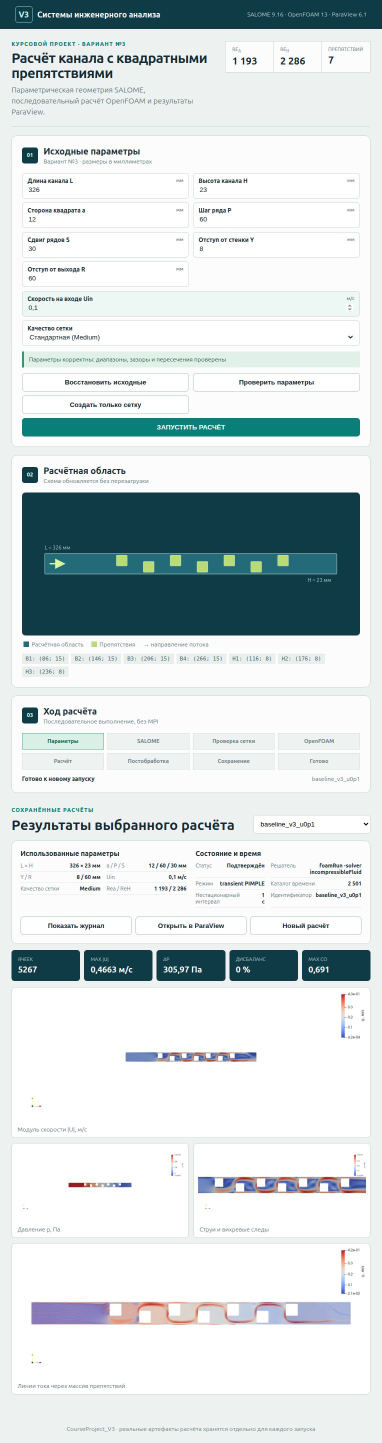
#> input picture CourseProject_V3/screenshots/app_default_acceptance.jpg, 764 x 2886 px (shown at 1/2 size)
$ python prepare_report_images.py
#> lines starting #> are read from the running program, lines starting #| are printed output that depends on the picture
#!/usr/bin/env python3
from pathlib import Path

from PIL import Image, ImageDraw, ImageFont


ROOT = Path(__file__).resolve().parents[1]
SRC = ROOT / "screenshots"


def open_rgb(name):
#> called with name = 'app_default_acceptance.jpg'
    return Image.open(SRC / name).convert("RGB")
#> returned value is the input picture: PIL image 764x2886 RGB; mean R, G, B 211, 219.7, 220.9


def save_crop(source, target, bottom):
    image = open_rgb(source)
    crop = image.crop((0, 0, image.width, min(bottom, image.height)))
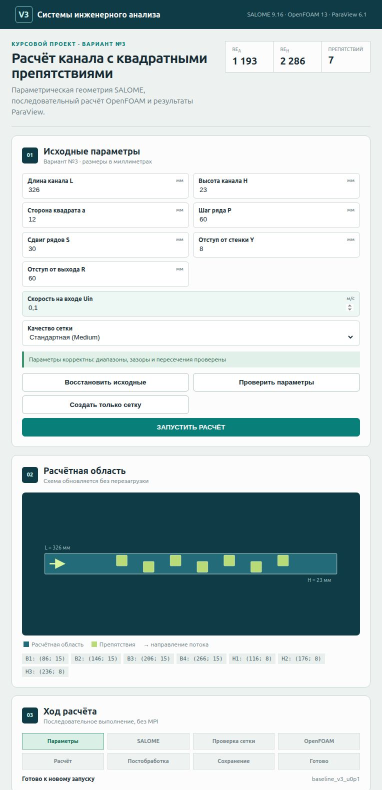
#> crop: PIL image 764x1580 RGB (shown at 1/2 size); mean R, G, B 192.3, 206.2, 207.4
    crop.save(SRC / target, "PNG", optimize=True)


def compact_paraview(source, target, plot_box, scale_box, canvas_size, plot_target, scale_target):
    """Recompose existing plot and scalar bar without altering their contents."""
    image = open_rgb(source)
    plot = image.crop(plot_box)
    scale = image.crop(scale_box)
    plot.thumbnail((plot_target[2], plot_target[3]), Image.Resampling.LANCZOS)
    scale.thumbnail((scale_target[2], scale_target[3]), Image.Resampling.LANCZOS)
    canvas = Image.new("RGB", canvas_size, "white")
    canvas.paste(plot, (plot_target[0], plot_target[1]))
    canvas.paste(scale, (scale_target[0], scale_target[1]))
    canvas.save(SRC / target, "PNG", optimize=True)


save_crop("app_default_acceptance.jpg", "app_default_report.png", 1580)
save_crop("app_changed_acceptance.jpg", "app_changed_report.png", 1580)
#> call 2 of open_rgb, with name = 'app_changed_acceptance.jpg'
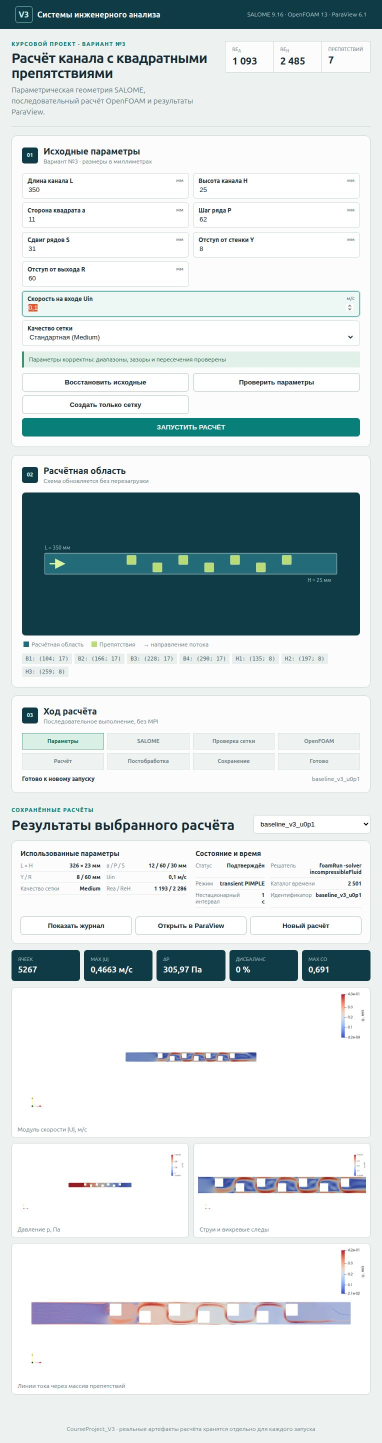
#> input picture CourseProject_V3/screenshots/app_changed_acceptance.jpg, 764 x 2886 px (shown at 1/2 size)
#> in open_rgb, returned value is the input picture: PIL image 764x2886 RGB; mean R, G, B 210.8, 219.6, 220.8
save_crop("app_running_acceptance.jpg", "app_running_report.png", 1680)
#> (the run stopped early here; a loop or call above may not have finished)
